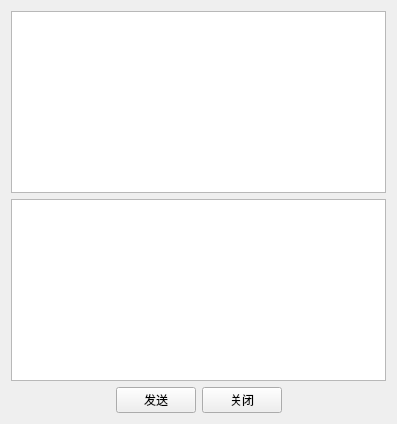
<?xml version="1.0" encoding="UTF-8"?>
<ui version="4.0">
 <class>ServerWidget</class>
 <widget class="QWidget" name="ServerWidget">
  <property name="geometry">
   <rect>
    <x>0</x>
    <y>0</y>
    <width>397</width>
    <height>424</height>
   </rect>
  </property>
  <property name="windowTitle">
   <string>ServerWidget</string>
  </property>
  <layout class="QGridLayout" name="gridLayout">
   <item row="0" column="0" colspan="4">
    <widget class="QTextEdit" name="readText">
     <property name="sizePolicy">
      <sizepolicy hsizetype="Expanding" vsizetype="Preferred">
       <horstretch>0</horstretch>
       <verstretch>0</verstretch>
      </sizepolicy>
     </property>
     <property name="readOnly">
      <bool>true</bool>
     </property>
    </widget>
   </item>
   <item row="1" column="0" colspan="4">
    <widget class="QTextEdit" name="writeText"/>
   </item>
   <item row="2" column="0">
    <spacer name="horizontalSpacer">
     <property name="orientation">
      <enum>Qt::Horizontal</enum>
     </property>
     <property name="sizeHint" stdset="0">
      <size>
       <width>103</width>
       <height>20</height>
      </size>
     </property>
    </spacer>
   </item>
   <item row="2" column="1">
    <widget class="QPushButton" name="sendButton">
     <property name="text">
      <string>发送</string>
     </property>
    </widget>
   </item>
   <item row="2" column="2">
    <widget class="QPushButton" name="closeButton">
     <property name="text">
      <string>关闭</string>
     </property>
    </widget>
   </item>
   <item row="2" column="3">
    <spacer name="horizontalSpacer_2">
     <property name="orientation">
      <enum>Qt::Horizontal</enum>
     </property>
     <property name="sizeHint" stdset="0">
      <size>
       <width>102</width>
       <height>20</height>
      </size>
     </property>
    </spacer>
   </item>
  </layout>
 </widget>
 <resources/>
 <connections/>
</ui>
